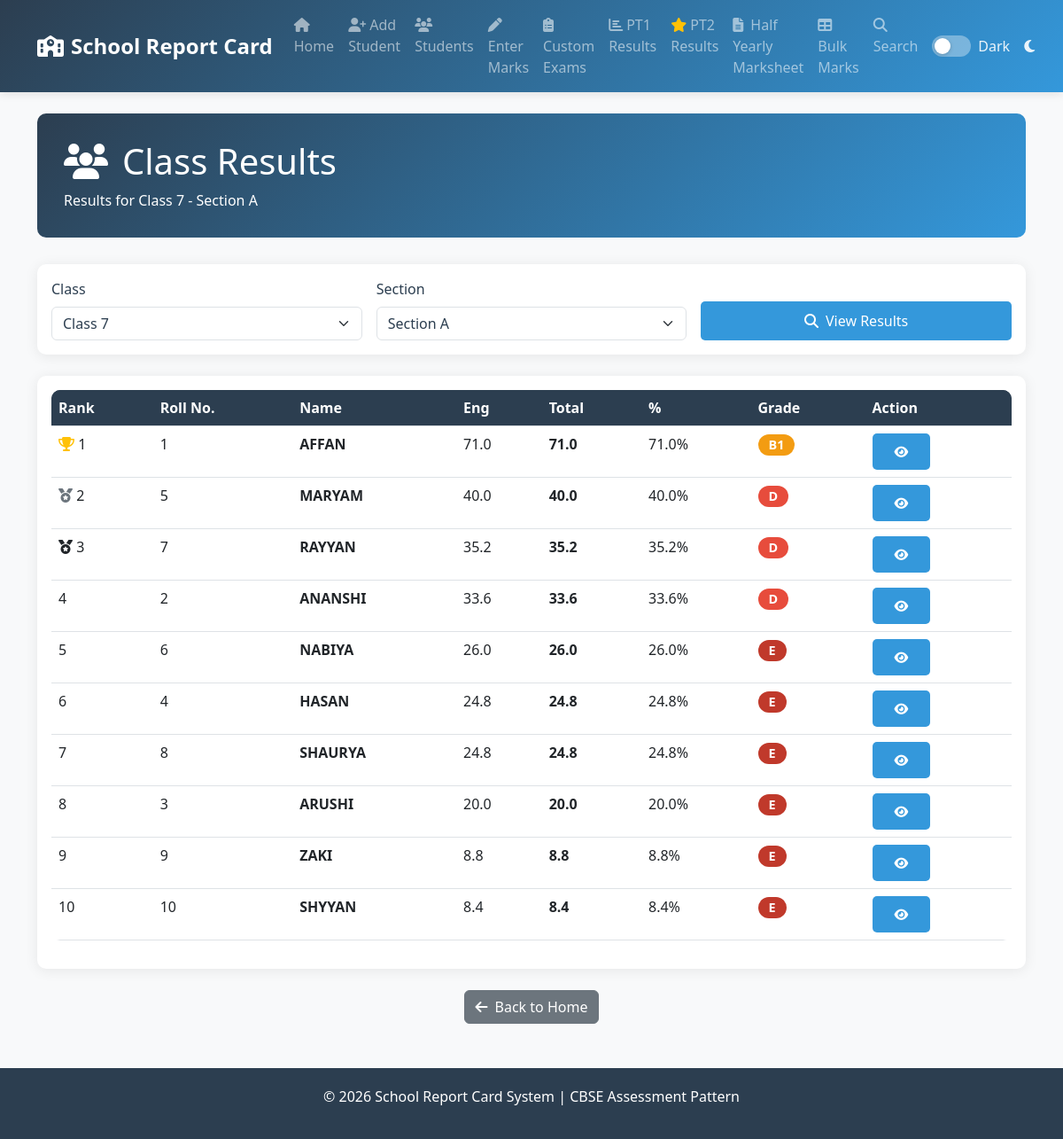
/class-results, run on the app's committed database.
### tables this page shows
CREATE TABLE students (
            id INTEGER PRIMARY KEY AUTOINCREMENT,
            admission_no TEXT UNIQUE NOT NULL,
            name TEXT NOT NULL,
            class_name TEXT NOT NULL,
            section TEXT NOT NULL,
            roll_no INTEGER,
            father_name TEXT,
            mother_name TEXT,
            dob TEXT,
            term TEXT DEFAULT '2024-25',
            created_at TIMESTAMP DEFAULT CURRENT_TIMESTAMP
        );

### app.py (the view)
@app.route('/class-results')
def class_results():
    class_name = request.args.get('class_name', '7')
    section = request.args.get('section', 'A')
    conn = get_db()
    cursor = conn.cursor()
    cursor.execute('SELECT * FROM students WHERE class_name = ? AND section = ? ORDER BY roll_no',
                 (class_name, section))
    students = cursor.fetchall()
    results_list = []
    for student in students:
        cursor.execute('SELECT * FROM marks WHERE student_id = ?', (student['admission_no'],))
        marks = cursor.fetchall()
        if len(marks) >= len(SUBJECTS):
            result = calculate_result(student, marks)
            results_list.append(result)
    conn.close()
    return render_template('class_results.html', results=results_list, class_name=class_name, section=section)

### app.py (called while the page is built)
def get_db():
    conn = sqlite3.connect(DATABASE)
    conn.row_factory = sqlite3.Row
    return conn

def calculate_total(pt, ma, se, pf, written, subject='Other', theory=0, practical=0):
    if subject.lower() == 'computer':
        return theory + practical
    else:
        return pt + ma + se + pf + written

def calculate_weighted_score(hy_total, final_total):
    return (hy_total * 0.4) + (final_total * 0.6)

def assign_grade(percentage):
    if percentage >= 91:
        return 'A1'
    elif percentage >= 81:
        return 'A2'
    elif percentage >= 71:
        return 'B1'
    elif percentage >= 61:
        return 'B2'
    elif percentage >= 51:
        return 'C1'
    elif percentage >= 41:
        return 'C2'
    elif percentage >= 33:
        return 'D'
    else:
        return 'E'

def get_remarks(grade, percentage):
    remarks_map = {
        'A1': 'Outstanding performance! Keep up the excellent work.',
        'A2': 'Excellent performance. Very good work.',
        'B1': 'Very good performance. Keep improving.',
        'B2': 'Good performance. Continue working hard.',
        'C1': 'Satisfactory performance. Need more practice.',
        'C2': 'Needs improvement. Work on weaker areas.',
        'D': 'Needs extra attention. Focus on studies.',
        'E': 'Requires urgent improvement. Need remedial classes.'
    }
    return remarks_map.get(grade, 'Keep working hard.')

### templates/class_results.html (shortened to what this page needs)
{% extends "base.html" %}
{% block content %}
<div class="fade-in">
    <div class="page-header">
        <h1><i class="fas fa-users me-3"></i>Class Results</h1>
        <p class="mb-0">Results for Class {{ class_name }} - Section {{ section }}</p>
    </div>
    <div class="card mb-4 no-print">
        <div class="card-body">
            <form method="GET" action="{{ url_for('class_results') }}">
                <div class="row g-3">
                    <div class="col-md-4">
                        <label for="class_name" class="form-label">Class</label>
                        <select class="form-select" id="class_name" name="class_name">
                            <option value="7" {% if class_name == '7' %}selected{% endif %}>Class 7</option>
                        </select>
                    </div>
                    <div class="col-md-4">
                        <label for="section" class="form-label">Section</label>
                        <select class="form-select" id="section" name="section">
                            <option value="A" {% if section == 'A' %}selected{% endif %}>Section A</option>
                        </select>
                    </div>
                    <div class="col-md-4 d-flex align-items-end">
                        <button type="submit" class="btn btn-primary w-100">
                            <i class="fas fa-search me-2"></i>View Results
                        </button>
                    </div>
                </div>
            </form>
        </div>
    </div>
    <div class="card">
        <div class="card-body">
            {% if results %}
            <div class="table-responsive">
                <table class="table table-hover">
                    <thead>
                        <tr>
                            <th>Rank</th>
                            <th>Roll No.</th>
                            <th>Name</th>
                            {% for subject in results[0].subjects %}
                            <th>{{ subject.subject[:3] }}</th>
                            {% endfor %}
                            <th>Total</th>
                            <th>%</th>
                            <th>Grade</th>
                            <th>Action</th>
                        </tr>
                    </thead>
                    <tbody>
                        {% for result in results|sort(attribute='percentage', reverse=True) %}
                        <tr>
                            <td>
                                {% if loop.index == 1 %}<i class="fas fa-trophy text-warning"></i>{% endif %}
                                {% if loop.index == 2 %}<i class="fas fa-medal text-secondary"></i>{% endif %}
                                {% if loop.index == 3 %}<i class="fas fa-medal text-brown"></i>{% endif %}
                                {{ loop.index }}
                            </td>
                            <td>{{ result.student.roll_no or '-' }}</td>
                            <td><strong>{{ result.student.name }}</strong></td>
                            {% for subject in result.subjects %}
                            <td>{{ subject.weighted_score }}</td>
                            {% endfor %}
                            <td><strong>{{ result.grand_total }}</strong></td>
                            <td>{{ result.percentage }}%</td>
                            <td>
                                <span class="badge grade-badge grade-{{ result.grade.lower() }}">
                                    {{ result.grade }}
                                </span>
                            </td>
                            <td>
                                <a href="{{ url_for('result_detail', admission_no=result.student.admission_no) }}" class="btn btn-sm btn-primary">
                                    <i class="fas fa-eye"></i>
                                </a>
                            </td>
                        </tr>
                        {% endfor %}
                    </tbody>
                </table>
            </div>
            {% else %}
            <div class="text-center py-5">
                <i class="fas fa-users fa-4x text-muted mb-3"></i>
                <h4>No Results Found</h4>
                <p class="text-muted">No students with complete marks in this class</p>
            </div>
            {% endif %}
        </div>
    </div>
     <div class="text-center mt-4 no-print">
         <a href="{{ url_for('index') }}" class="btn btn-secondary">
             <i class="fas fa-arrow-left me-2"></i>Back to Home
         </a>
    </div>
</div>
{% endblock %}

### templates/base.html (style rules this page uses)
:root { --primary-color: #2c3e50; --secondary-color: #3498db; --success-color: #27ae60; --warning-color: #f39c12; --danger-color: #e74c3c; --light-bg: #ecf0f1; --text-color: #2c3e50; --bg-color: #f8f9fa; --card-bg: #ffffff; --navbar-bg: linear-gradient(135deg, var(--primary-color), var(--secondary-color)); --border-color: #dee2e6; }
body { font-family: 'Segoe UI', Tahoma, Geneva, Verdana, sans-serif; background-color: var(--bg-color); color: var(--text-color); transition: background-color 0.3s, color 0.3s; }
.card { border: none; border-radius: 10px; box-shadow: 0 2px 15px rgba(0,0,0,0.08); transition: transform 0.3s; background-color: var(--card-bg); color: var(--text-color); }
.form-control, .form-select { background-color: var(--card-bg); color: var(--text-color); border-color: var(--border-color); }
.table { color: var(--text-color); }
.table th { background-color: var(--primary-color); color: white; border-color: var(--border-color); }
.table td { border-color: var(--border-color); }
.page-header { background: linear-gradient(135deg, var(--primary-color), var(--secondary-color)); color: white; padding: 30px; border-radius: 10px; margin-bottom: 30px; }
.btn-primary { background: var(--secondary-color); border: none; padding: 10px 25px; border-radius: 5px; transition: all 0.3s; }
.table { border-radius: 10px; overflow: hidden; }
.table thead { background: var(--primary-color); color: white; }
.grade-b1, .grade-b2 { background-color: #fef9e7; color: #f39c12; }
.grade-d, .grade-e { background-color: #fadbd8; color: #e74c3c; }
.grade-badge { padding: 5px 12px; border-radius: 20px; font-weight: bold; font-size: 0.9rem; }
.grade-b1, .grade-b2 { background-color: #f39c12 !important; color: white !important; }
.grade-d { background-color: #e74c3c !important; color: white !important; }
.grade-e { background-color: #c0392b !important; color: white !important; }
.fade-in { animation: fadeIn 0.5s; }

### data on the page
students: student "1", student.name "AFFAN"
students: student "5", student.name "MARYAM"
students: student "7", student.name "RAYYAN"
students: student "2", student.name "ANANSHI"
students: student "6", student.name "NABIYA"
students: student "4", student.name "HASAN"
students: student "8", student.name "SHAURYA"
students: student "3", student.name "ARUSHI"
students: student "9", student.name "ZAKI"
students: student "10", student.name "SHYYAN"

### other printed values
{{ class_name }} "7"
{{ section }} "A"
{{ subject.subject[:3] }} "Eng"
{{ subject.weighted_score }} "71.0" "40.0" "35.2" "33.6" "26.0" "24.8" "24.8" "20.0" "8.8" "8.4"
{{ result.grand_total }} "71.0" "40.0" "35.2" "33.6" "26.0" "24.8" "24.8" "20.0" "8.8" "8.4"
{{ result.percentage }} "71.0" "40.0" "35.2" "33.6" "26.0" "24.8" "24.8" "20.0" "8.8" "8.4"
{{ result.grade }} "B1" "D" "D" "D" "E" "E" "E" "E" "E" "E"
